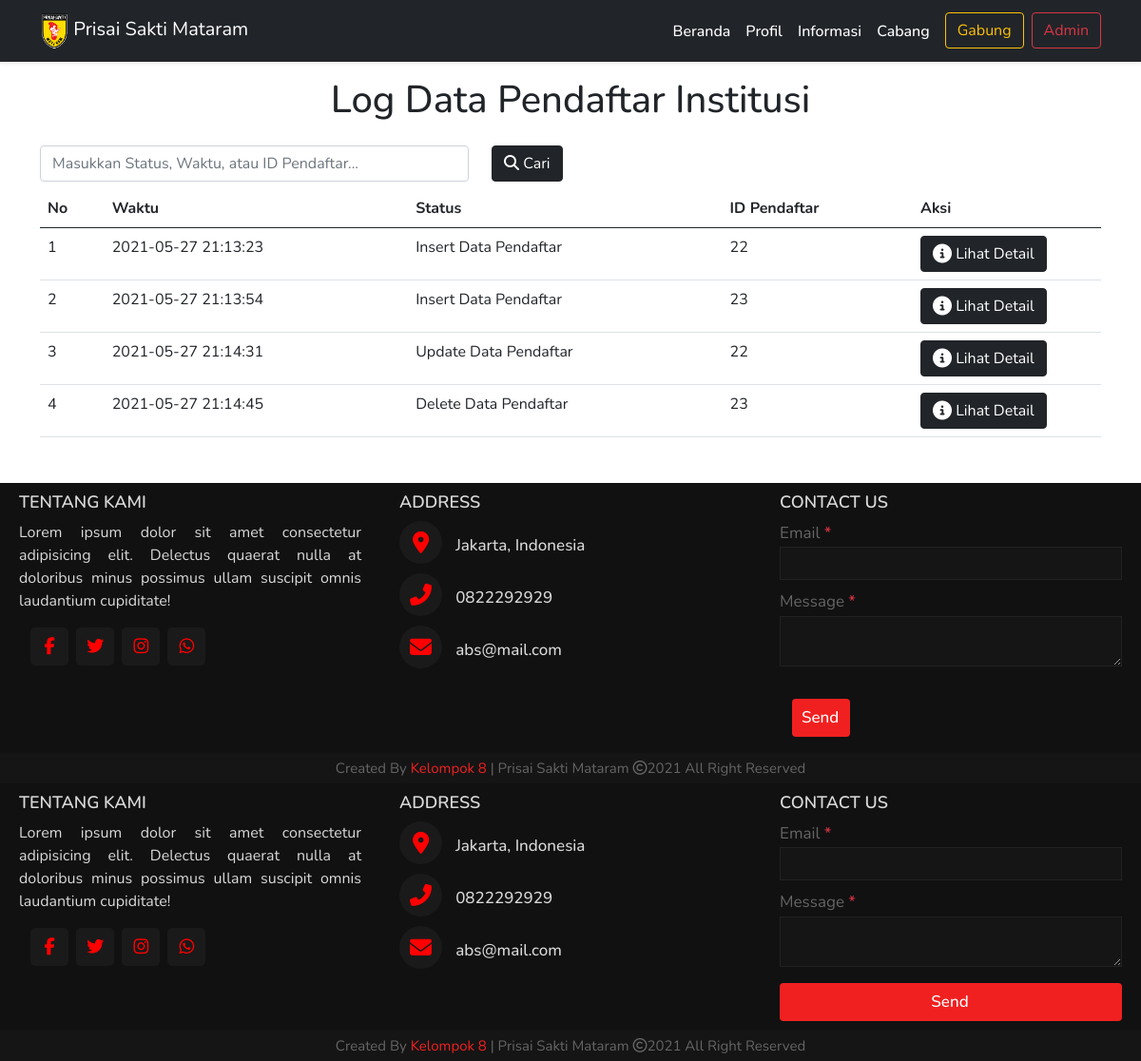
The app's page /log_daftar_institusi.php (signed in), older data.
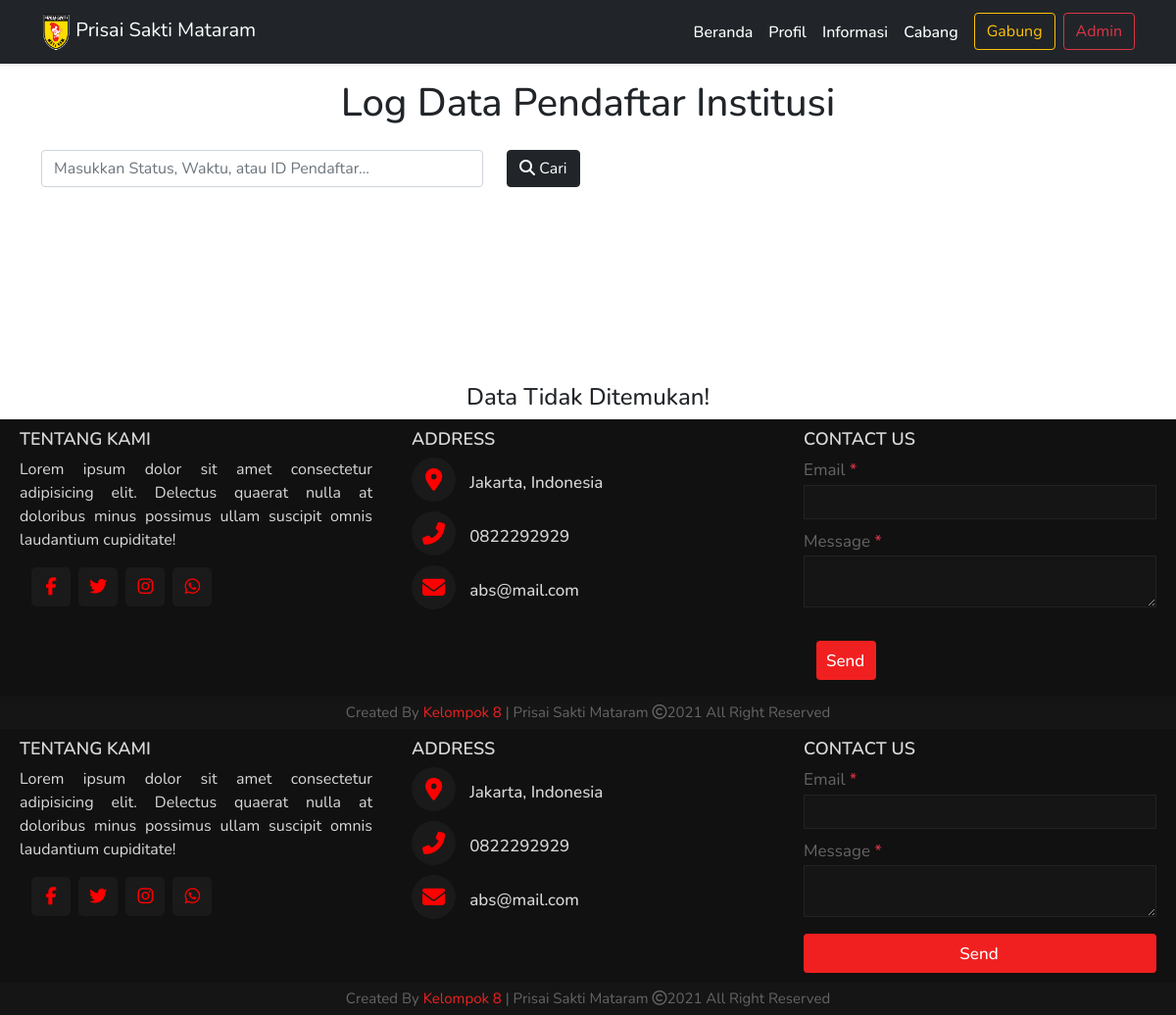
The same page, newer data.
### tables this page shows
CREATE TABLE `log_daftar_institusi` (
  `id` int(9) NOT NULL,
  `waktu` datetime NOT NULL DEFAULT current_timestamp(),
  `status` varchar(200) NOT NULL,
  `id_pendaftar` int(11) NOT NULL,
  `nama` varchar(100) NOT NULL,
  `jumlah` int(9) NOT NULL,
  `alamat` varchar(100) NOT NULL,
  `no_telp` varchar(50) NOT NULL,
  `cabang` varchar(50) NOT NULL,
  `nama_lama` varchar(100) NOT NULL,
  `jumlah_lama` int(9) NOT NULL,
  `alamat_lama` varchar(100) NOT NULL,
  `no_telp_lama` varchar(50) NOT NULL,
  `cabang_lama` varchar(50) NOT NULL
);

### functions.php (called while the page is built, shortened)
<?php
  $namaServer = "localhost";
  $user = "root";
  $password = "";
  $database = "psm";
  $koneksi = mysqli_connect($namaServer, $user, $password, $database) or die ("Koneksi Gagal");
  function query($query) {
    global $koneksi;
    $result = mysqli_query($koneksi, $query);
    $rows = [];
    while($row = mysqli_fetch_assoc($result)) {
      $rows[] = $row;
    }
    return $rows;
  }
?>

### log_daftar_institusi.php (the view, shortened to what this page needs)
<?php
$pendaftar_institusi = query("SELECT id, waktu, status, id_pendaftar FROM log_daftar_institusi");
?>
<!DOCTYPE html>
<html lang="en">
<head>
  <link href="https://cdn.jsdelivr.net/npm/bootstrap@5.0.0-beta2/dist/css/bootstrap.min.css" rel="stylesheet" />
  <link rel="stylesheet" href="style.css" />
  <link href="https://code.jquery.com/ui/1.12.1/themes/base/jquery-ui.css" rel="stylesheet">
</head>
<body>
  <nav class="navbar navbar-expand-lg navbar-dark bg-dark shadow-sm sticky-top">
    <div class="container">
      <a class="navbar-brand" href="index.php">
        <img src="img/Logo_PSM.png" alt="" width="30" height="39" />
        Prisai Sakti Mataram
      </a>
      <div class="collapse navbar-collapse" id="navbarNav">
        <ul class="navbar-nav ms-auto">
          <li class="nav-item">
            <a class="nav-link active" aria-current="page" href="index.php">Beranda</a>
          </li>
          <li class="nav-item">
            <a class="nav-link active" aria-current="page" href="profil.php">Profil</a>
          </li>
          <li class="nav-item">
            <a class="nav-link active" aria-current="page" href="informasi.php">Informasi</a>
          </li>
          <li class="nav-item">
            <a class="nav-link active" aria-current="page" href="cabang_locator.php">Cabang</a>
          </li>
          <li class="nav-item ps-2">
            <a href="index.php#gabung"><button class="btn btn-outline-warning" type="submit">Gabung</button></a>
          </li>
          <?php if (isset($_SESSION['username']) and isset($_SESSION['status'])) : ?>
            <li class="nav-item">
              <a href="dashboard_admin.php"><button class="btn btn-outline-danger ms-2" type="submit">Admin</button></a>
            </li>
          <?php endif; ?>
        </ul>
      </div>
    </div>
  </nav>
  <h1 class="text-center my-3">Log Data Pendaftar Institusi</h1>
  <section class="container">
    <form action="" method="POST">
      <div class="row justify-content-start">
        <div class="col-5 my-2">
          <input class="form-control" type="search" placeholder="Masukkan Status, Waktu, atau ID Pendaftar..." aria-label="Cari" name="keyword" autocomplete="off">
        </div>
        <div class="col-3 my-2">
          <button class="btn btn-dark" type="submit" name="cari"><i class="fas fa-search"></i> Cari</button>
        </div>
      </div>
    </form>
    <?php if (!empty($pendaftar_institusi)) : ?>
      <table class="table table-hover mb-5">
        <thead>
          <tr>
            <th scope="col">No</th>
            <th scope="col">Waktu</th>
            <th scope="col">Status</th>
            <th scope="col">ID Pendaftar</th>
            <th scope="col" style="width: 198px;">Aksi</th>
          </tr>
        </thead>
        <tbody>
          <?php $nomor = 1 ?>
          <?php foreach ($pendaftar_institusi as $institusi) : ?>
            <tr>
              <td><?= $nomor ?></td>
              <td><?= $institusi['waktu'] ?></td>
              <td><?= $institusi['status'] ?></td>
              <td><?= $institusi['id_pendaftar'] ?></td>
              <td>
                <button class="btn btn-dark" type="button" data-bs-toggle="modal" data-bs-target="#exampleModal<?= $institusi['id']; ?>"><i class="fas fa-info-circle fa-lg"></i> Lihat Detail</button>
                        <table class="table table-hover mb-5">
                          <tbody>
                            <?php $id_institusi = $institusi['id'] ?>
                            <?php $detail_pendaftar_institusi = query("SELECT *, jenis_cabang(cabang) as 'jenis_cabang', jenis_cabang(cabang_lama) as 'jenis_cabang_lama' FROM log_daftar_institusi WHERE id = $id_institusi"); ?>
                            <?php foreach ($detail_pendaftar_institusi as $detail_institusi) : ?>
                              <?php if ($institusi['status'] == 'Insert Data Pendaftar') : ?>
                                </tr>
                              <?php endif; ?>
                            <?php endforeach; ?>
                          </tbody>
                        </table>
              </td>
            </tr>
            <?php $nomor++ ?>
          <?php endforeach; ?>
    <?php else : ?>
      <div class="container mt-5 pt-5">
        <h4 class="text-center mt-5 pt-5">Data Tidak Ditemukan!</h4>
      </div>
    <?php endif; ?>
  </section>
  <footer>
    <div class="main-content">
      <div class="left box">
        <h2>Tentang Kami</h2>
        <div class="content">
          <p>Lorem ipsum dolor sit amet consectetur adipisicing elit. Delectus quaerat nulla at doloribus
            minus possimus
            ullam suscipit omnis laudantium cupiditate!</p>
          <div class="social">
            <a href="#"><span style="color: red;" class="fab fa-facebook-f"></span></a>
            <a href="#"><span style="color: red;" class="fab fa-twitter"></span></a>
            <a href="#"><span style="color: red;" class="fab fa-instagram"></span></a>
            <a href="#"><span style="color: red;" class="fab fa-whatsapp"></span></a>
          </div>
        </div>
      </div>
      <div class="center box">
        <h2>Address</h2>
        <div class="content">
          <div class="place">
            <span style="color: red;" class="fas fa-map-marker-alt"></span>
            <span class="text">Jakarta, Indonesia</span>
          </div>
          <div class="phone">
            <span style="color: red;" class="fas fa-phone-alt"></span>
            <span class="text">0822292929</span>
          </div>
          <div class="place">
            <span style="color: red;" class="fas fa-envelope"></span>
            <span class="text">abs@mail.com</span>
          </div>
        </div>
      </div>
      <div class="right box">
        <h2>Contact us </h2>
        <div class="content">
          <form action="#">
            <div class="email">
              <div class="text">Email <span class="text-danger">*</span></div>
              <input class="text-white" type="email" required>
            </div>
            <div class="msg">
              <div class="text">Message <span class="text-danger">*</span></div>
              <textarea class="text-white" rows="2" cols="25" required></textarea>
            </div>
            <div class="btn">
              <button class="btn btn-danger text-center" type="submit">Send</button>
            </div>
          </form>
        </div>
      </div>
    </div>
    <div class="bottom">
      <center>
        <span class="credit">Created By <a href="#">Kelompok 8</a> | Prisai Sakti Mataram</span>
        <span class="far fa-copyright"></span><span>2021 All Right Reserved</span>
      </center>
    </div>
  </footer>
  <footer>
    <div class="main-content">
      <div class="left box">
        <h2>Tentang Kami</h2>
        <div class="content">
          <p>Lorem ipsum dolor sit amet consectetur adipisicing elit. Delectus quaerat nulla at doloribus minus
            possimus
            ullam suscipit omnis laudantium cupiditate!</p>
          <div class="social">
            <a href="#"><span style="color: red;" class="fab fa-facebook-f"></span></a>
            <a href="#"><span style="color: red;" class="fab fa-twitter"></span></a>
            <a href="#"><span style="color: red;" class="fab fa-instagram"></span></a>
            <a href="#"><span style="color: red;" class="fab fa-whatsapp"></span></a>
          </div>
        </div>
      </div>
      <div class="center box">
        <h2>Address</h2>
        <div class="content">
          <div class="place">
            <span style="color: red;" class="fas fa-map-marker-alt"></span>
            <span class="text">Jakarta, Indonesia</span>
          </div>
          <div class="phone">
            <span style="color: red;" class="fas fa-phone-alt"></span>
            <span class="text">0822292929</span>
          </div>
          <div class="place">
            <span style="color: red;" class="fas fa-envelope"></span>
            <span class="text">abs@mail.com</span>
          </div>
        </div>
      </div>
      <div class="right box">
        <h2>Contact us </h2>
        <div class="content">
          <form action="#" method = "post" name= "PSM-kontak">
            <div class="email">
              <div class="text">Email <span class="text-danger">*</span></div>
              <input class="text-white" type="email" name = "email" required>
            </div>
            <div class="msg">
              <div class="text">Message <span class="text-danger">*</span></div>
              <textarea class="text-white" rows="2" cols="25" name = "pesan" required></textarea>
            </div>
              <button class="btn btn-danger text-center btn-kirim" type="submit">Send</button>
          </form>
        </div>
      </div>
    </div>
    <div class="bottom">
      <center>
        <span class="credit">Created By <a href="#">Kelompok 8</a> | Prisai Sakti Mataram</span>
        <span class="far fa-copyright"></span><span>2021 All Right Reserved</span>
      </center>
    </div>
  </footer>
</body>
</html>

### style.css (style rules this page uses)
* { box-sizing: border-box; margin: 0; padding: 0; }
body, html { font-family: 'Nunito', sans-serif; }
.navbar-brand { color: rgba(255, 255, 255, 0.7); }
.collapse a { text-decoration: none; color: rgba(255, 255, 255, 0.7); font-weight: 500; }
footer { position: relative; bottom: 0px; width: 100%; background: #111; color: #d9d9d9; }
.main-content { display: flex; }
.main-content .box { flex-basis: 50%; padding: 10px 20px; }
.box h2 { font-size: 1.125rem; font-weight: 600; text-transform: uppercase; }
.box .content { margin: 20 0 0 0; }
.left .content p { text-align: justify; }
.left .content .social { margin: 20x 0 0 0; padding-left: 10px; }
.left .content .social a { padding: 0px 2px; }
.left .content .social a span { height: 40px; width: 40px; background: #1a1a1a; line-height: 40px; text-align: center; font-size: 18px; border-radius: 5px; transition: 0.3s; }
.center .content .fas { font-size: 1.437rem; background: #1a1a1a; height: 45px; width: 45px; line-height: 45px; text-align: center; border-radius: 50%; transition: 0.3s; cursor: pointer; }
.center .content .text { font-size: 1.0625rem; font-weight: 500; padding-left: 10px; }
.center .content .phone { margin: 10px 0; }
.right form .text { font-size: 1.0625rem; margin-bottom: 2px; color: #656565; }
.right form .msg { margin-top: 10px; }
.right form input, .right form textarea { width: 100%; font-size: 1.0625rem; background: #151515; padding-left: 10px; border: 1px solid #222222; }
.right form input { height: 35px; }
.right form .btn { margin-top: 10px; }
.right form button { height: 40px; width: 100%; border: none; outline: none; background: #f12020; font-size: 1.0625rem; padding-left: 10px; font-weight: 500; cursor: pointer; transition: 0.3s; }
.bottom center { padding: 5px; font-size: 0.9375rem; background: #151515; }
.bottom center span { color: #656565; }
.bottom center a { color: #f12020; text-decoration: none; }

Row changes from the older to the newer data that the page shows:
removed log_daftar_institusi: waktu "2021-05-27 21:13:23", status "Insert Data Pendaftar", id_pendaftar "22"
removed log_daftar_institusi: waktu "2021-05-27 21:13:54", status "Insert Data Pendaftar", id_pendaftar "23"
removed log_daftar_institusi: waktu "2021-05-27 21:14:31", status "Update Data Pendaftar", id_pendaftar "22"
removed log_daftar_institusi: waktu "2021-05-27 21:14:45", status "Delete Data Pendaftar", id_pendaftar "23"
Text that changed along with them:
text no longer shown: "No Waktu Status ID Pendaftar Aksi"
text now shown: "Data Tidak Ditemukan!"
